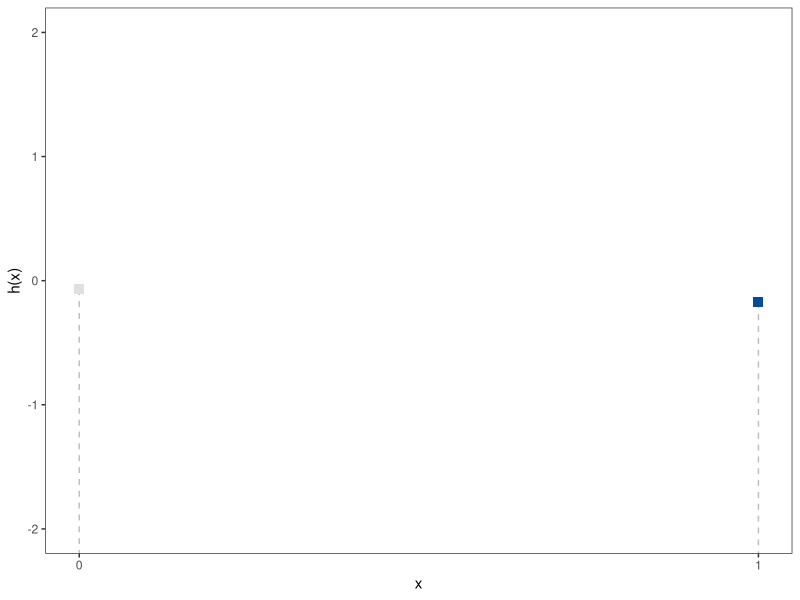
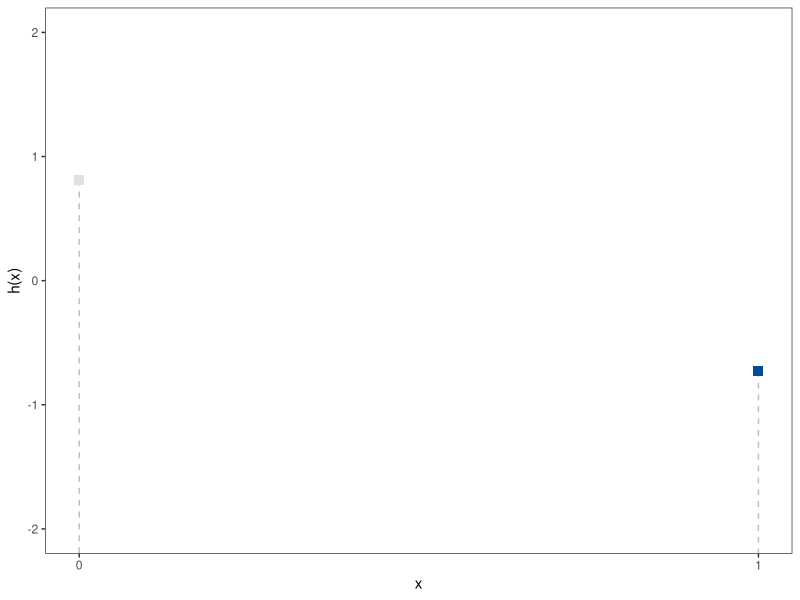
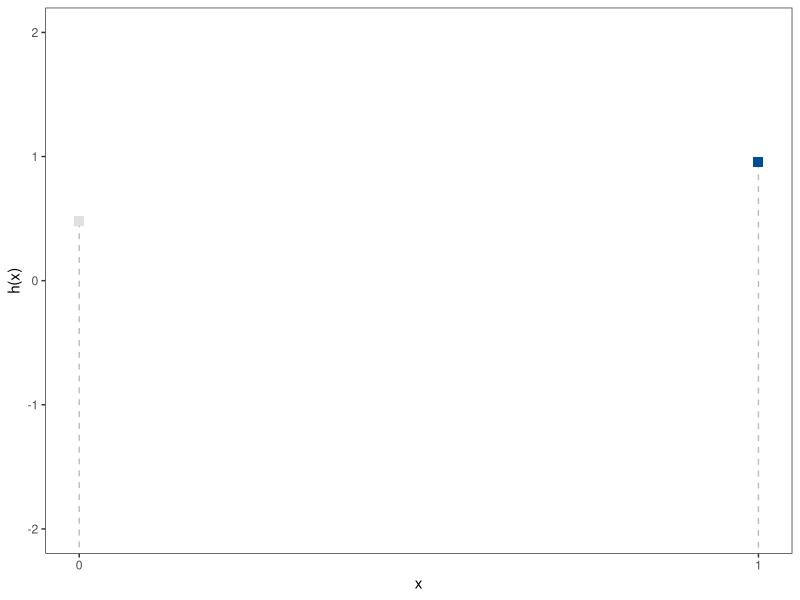
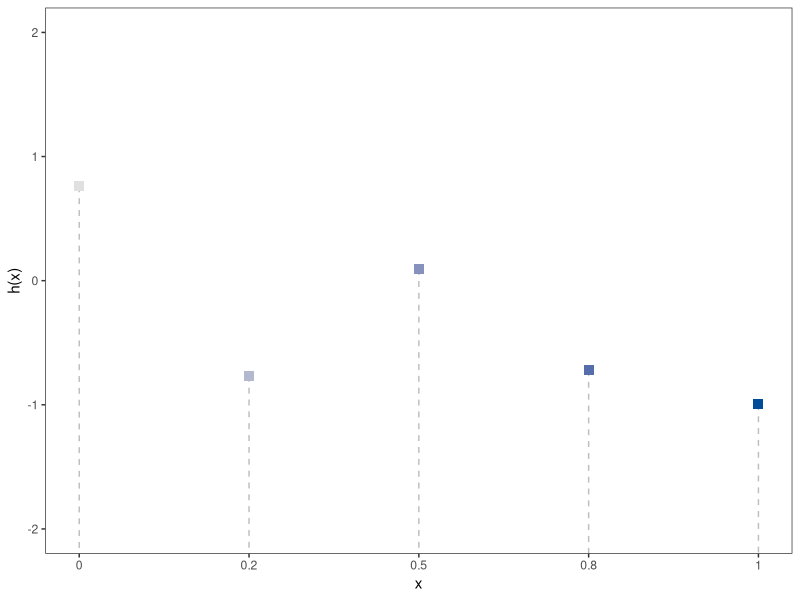
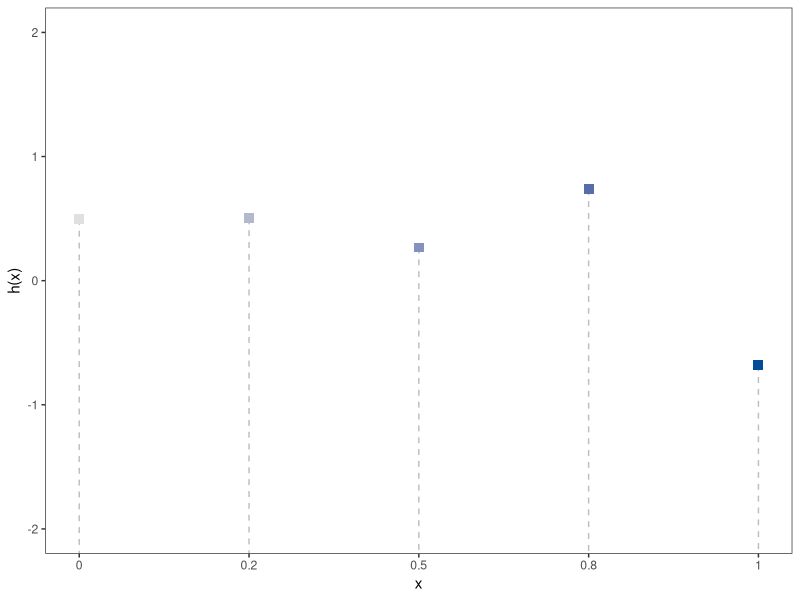
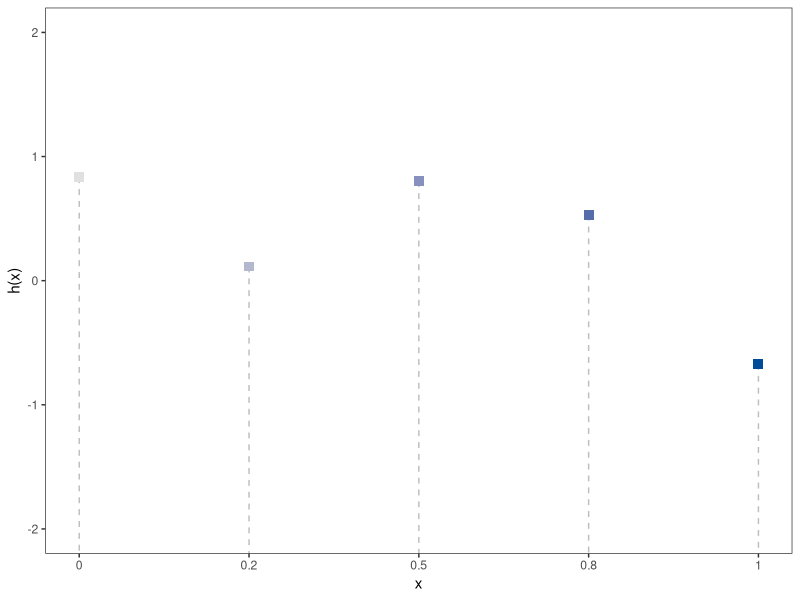
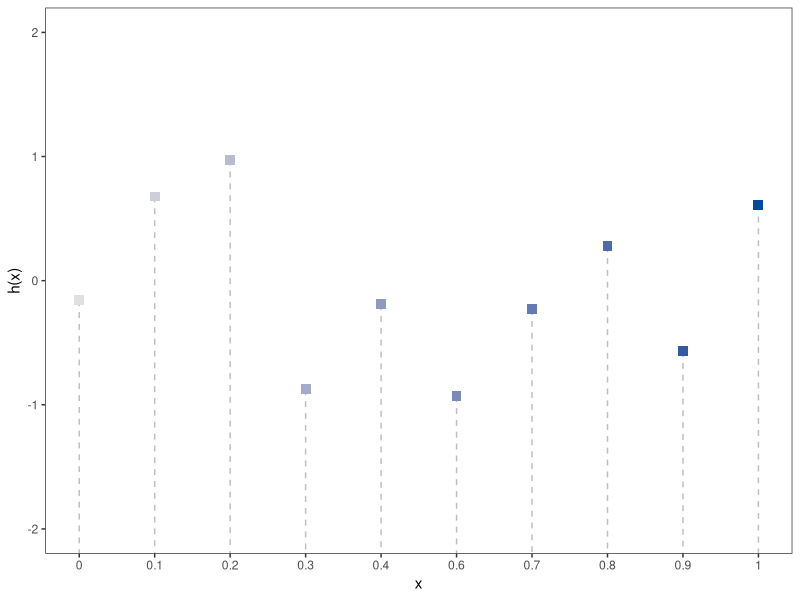
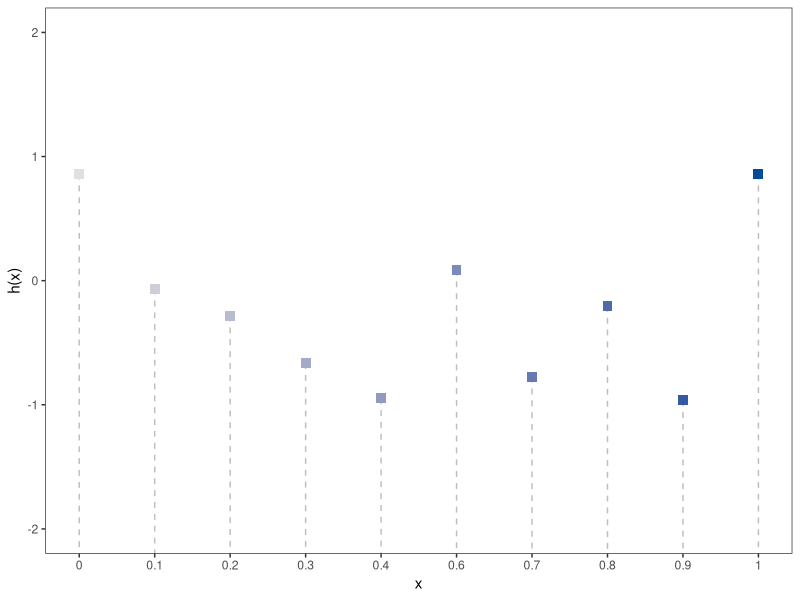

Generate these figures, in order, with R: (Note: this script raises an error after producing the figures.)
# Distributions over discrete functions

library(ggplot2)
library(gridExtra)
library(mvtnorm)
library(matrixcalc)
library(reshape2)


plotDiscreteFunction = function(x, y, xlim, ylim) {
	
	df = data.frame(x = x, y = y)

	p1 = ggplot() + xlim(xlim) + theme_bw() 
	if (nrow(df) >= 20) {
		# p1 = p1 + geom_line(data = df, aes(x = x, y = y, xend = x, yend = -Inf), colour = "grey", alpha = 0.5) 
		p1 = p1 + geom_point(data = df, aes(x = x, y = y, color = x), size = 1, shape = 15) 
  	} else {
  		p1 = p1 + geom_segment(data = df, aes(x = x, y = y, xend = x, yend = -Inf), color = "grey", lty = 2)
		p1 = p1 + geom_point(data = df, aes(x = x, y = y, color = x), size = 3, shape = 15) 	                                                      
  	}
	p1 = p1 + scale_x_continuous(breaks = x, labels = round(x, 1))
	p1 = p1 + scale_color_gradientn(colours = c(low = "#E0E0E0", high = "#004C99"))
	p1 = p1 + ylab("h(x)") + ylim(ylim)
	p1 = p1 + theme(
	  plot.background = element_blank(),
	  panel.grid.major = element_blank(),
	  panel.grid.minor = element_blank(),
	  legend.position = "none"
	  )

	return(p1)
}

plotBivariateDensity = function(xlim, ylim, mu, sigma) {

	grid = expand.grid(y1 = seq(xlim[1], xlim[2], length.out = 100), y2 = seq(ylim[1], ylim[2], length.out = 100))

	probs = cbind(grid, density = mvtnorm::dmvnorm(grid, mean = mu, sigma = sigma))

	p2 = ggplot() + xlab(expression(y[1])) + ylab(expression(y[2]))
	p2 = p2 + geom_raster(data = probs, aes(x = y1, y = y2, fill = density)) 
	p2 = p2 + geom_contour(data = probs, aes(x = y1, y = y2, z = density), colour = "white", bins = 5) 
	p2 = p2 + coord_fixed(xlim = xlim, ylim = ylim) + guides(fill = FALSE) 

	return(p2)
}


createMat = function(n, scaleFactor) {
  m = matrix(data = 1, nrow = n, ncol = n)
  if (scaleFactor< 0 | scaleFactor > 1) stop("Scaling factor must be between 0 and 1")
  
  for (row in 1:(n-1)) {
    for (col in 1:(n-1)) {
      if (row <= col) m[row, col+1] = round(m[row, col]*0.9, digits = 2)
      if (row >= col) m[row+1, col] = round(m[row, col]*0.9, digits = 2)
    }
  }
  return(m)
}


squared.exp = function(x1, x2, l = 0.1) {
  
  D = as.matrix(dist(c(x1, x2), method = "euclidean"))
  
  K = exp(-1 / 2 * D^2 / l^2)
  
  return(K)
}




# --- Initial Examples 

set.seed(1111)

for (ninputs in c(2, 5, 10)) {

	x = seq(0, 1, length.out = ninputs)

	for (i in 1:3) {
		
		y = runif(ninputs, -1, 1)

		p = plotDiscreteFunction(x, y, xlim = c(0, 1), ylim = c(- 2, 2))

		ggsave(filename = paste0("figure_man/discrete/example_", ninputs, "_", i, ".pdf"), plot = p, height = 2.5, width = 4)
	}
}



# --- Examples Created from an "arbitrary" matrix (not a kernel)

sigma = lapply(ninputs, function(n) {
	mat = createMat(n, scaleFactor = 0.8)
	diag(mat) = 1
	mat
	}
)

sigma[[1]] = matrix(c(1, 0.5, 0.5, 1), nrow = 2)

names(sigma) = ninputs


# Drawing functions from a normal distribution 
ninputs = c(2, 5, 10, 50, 100, 200)

# print(sigma)
for (input in ninputs) {

	x = seq(0, 1, length.out = input)

	muc = rep(0, input)
	sigmac = sigma[[as.character(input)]]

	for (i in 1:3) {

		# Draw a sample 
		y = as.vector(rmvnorm(1, mu = muc, Sigma = sigmac))
				
		p1 = plotDiscreteFunction(x, y, xlim = c(0, 1), ylim = c(- 2, 3))
		p1 = p1 + ggtitle(paste0("Sample Function ", i, ", n = ", input))

		if (input == 2) {
			p2 = plotBivariateDensity(mu = muc, sigma = sigmac, xlim = c(-2, 3), ylim = c(-2, 3))
			p2 = p2 + geom_point(data = data.frame(), aes(x = y[1], y = y[2]), color = "orange", size = 3)
			p2 = p2 + theme_bw() + ggtitle("Density of a 2-D Gaussian") + ylab(expression(h[2])) + xlab(expression(h[1])) 
		} 

		if (input > 2) {
			melted_comat = reshape2::melt(sigmac)
			p2 = ggplot(data = melted_comat, aes(x=Var1, y=Var2, fill=value)) + 
			      geom_tile() + theme_bw() + ggtitle("Covariance Matrix") +
			      scale_fill_gradientn(colours = c(low = "white", high = "black")) +
			      scale_x_discrete(labels = 1:input, limits = 1:input) +
			      scale_x_reverse() +
			      scale_y_discrete(labels = 1:input, limits = 1:input) +
			  theme(axis.line=element_blank(),
			        axis.ticks=element_blank(),
			        axis.title.x=element_blank(),
			        axis.title.y=element_blank(),
			        panel.border=element_blank(),
			        axis.text.x=element_blank(),
			        axis.text.y = element_blank(),
			        panel.grid.major=element_blank())
		}

		ggsave(paste0("figure_man/discrete/example_norm_", input, "_", i, "-a.pdf"), p1, width = 3, height = 3)
		ggsave(paste0("figure_man/discrete/example_norm_", input, "_", i, "-b.pdf"), p2, width = 3, height = 3)

	}
}
 

# --- Two extreme Cases 

set.seed(123)

input = 50

muc = rep(0, input)
sigmac = matrix(0.999, input, input) + 0.01 * diag(input)

x = seq(0, 1, length.out = input)
y = as.vector(rmvnorm(1, mu = muc, Sigma = sigmac))
		
p1 = plotDiscreteFunction(x, y, xlim = c(0, 4), ylim = c(- 2, 2))+ theme(axis.text.x=element_blank())
p1 = p1 + ggtitle(paste0("Sample Function for a)", ", n = ", input)) + ylim(c(-2, 2))

ggsave(paste0("figure_man/discrete/example_extreme_", input, "-1.pdf"), p1, width = 3.5, height = 3)

sigmac = diag(input)
y = as.vector(rmvnorm(1, mu = muc, Sigma = sigmac))

p1 = plotDiscreteFunction(x, y, xlim = c(0, 4), ylim = c(- 2, 2)) + theme(axis.text.x=element_blank())
p1 = p1 + ggtitle(paste0("Sample Function for b)", ", n = ", input)) + ylim(c(-2, 2))

ggsave(paste0("figure_man/discrete/example_extreme_", input, "-2.pdf"), p1, width = 3.5, height = 3)

p1 = p1 + ggtitle(paste0("Sample Function for b) K = I", ", n = ", input)) + ylim(c(-2, 2))

ggsave(paste0("figure_man/discrete/example_extreme_", input, "-4.pdf"), p1, width = 3.5, height = 3)


sigmac = squared.exp(x, x, l = 0.1)[1:input, 1:input]
y = as.vector(rmvnorm(1, mu = muc, Sigma = sigmac))

p1 = plotDiscreteFunction(x, y, xlim = c(0, 4), ylim = c(- 2, 2)) + theme(axis.text.x=element_blank())
p1 = p1 + ggtitle(paste0("Sample Function for c)", ", n = ", input)) + ylim(c(-2, 2))

ggsave(paste0("figure_man/discrete/example_extreme_", input, "-3.pdf"), p1, width = 3.5, height = 3)



# --- Drawing Functions From a True Kernel Matrix

# Drawing functions from a normal distribution 
ninputs = c(10, 50, 200)

plist = list()

# print(sigma)
plist = lapply(ninputs, function(input) {

	x = seq(0, 1, length.out = input)

	muc = rep(0, input)
	sigmac = squared.exp(x, x, l = 0.1)[1:input, 1:input]

	# Draw a sample 
	y = as.vector(MASS::mvrnorm(1, mu = muc, Sigma = sigmac))
			
	p = plotDiscreteFunction(x, y, xlim = c(0, 4), ylim = c(- 2, 2))
	p = p + ggtitle(paste0("n = ", input)) + theme(axis.text.x = element_blank())
	p
})

ggsave(paste0("figure_man/discrete/example_limit.pdf"), do.call(grid.arrange, c(plist, nrow = 1)), width = 8, height = 3)



ninputs = c(5, 10, 50)

# print(sigma)
for (input in ninputs) {

		x = runif(input, 0, 1)

		muc = rep(0, input)
		sigmac = squared.exp(x, x, l = 0.1)[1:input, 1:input]

		# Draw a sample 
		y = as.vector(MASS::mvrnorm(1, mu = muc, Sigma = sigmac))
				
		p1 = plotDiscreteFunction(x, y, xlim = c(0, 4), ylim = c(- 2, 2))
		p1 = p1 + ggtitle(paste0("Sample Function, n = ", input))  + theme(axis.text.x = element_blank())

		ggsave(paste0("figure_man/discrete/example_marginalization_", input, ".pdf"), p1, width = 3, height = 3)
}




# mu = c(2, 1) # mean vector
# sigma = matrix(c(1, 0.5, 0.5, 1), ncol = 2) # covariance matrix 

# grid = expand.grid(y1 = seq(-1, 4, length.out = 100), y2 = seq(-1, 4, length.out = 100))

# probs = cbind(grid, density = mvtnorm::dmvnorm(grid, mean = mu, sigma = sigma))

# p2 = ggplot() + xlab(expression(y[1])) + ylab(expression(y[2]))
# p2 = p2 + geom_raster(data = probs, aes(x = y1, y = y2, fill = density)) 
# p2 = p2 + geom_contour(data = probs, aes(x = y1, y = y2, z = density), colour = "white", bins = 5) 
# p2 = p2 + coord_fixed(xlim = c(- 0.5, 3.5), ylim = c(- 0.5, 3.5)) + guides(fill = FALSE) 

# ggsave(filename = "figure_man/bivariate_density.png", plot = p2, height = 3, width = 6)



# df1 = data.frame(x = x, y = t(y), label = "Sample 1")
# p1 = ggplot() + ylim(c(0, 3)) + xlim(c(0, 3)) + theme_bw() + geom_vline(data = df, aes(xintercept = x), color = "grey", lty = 2)
# p1 = p1 + geom_point(data = df1, aes(x = x, y = y, color = label), size = 3)
# p1 = p1 + guides(color = FALSE)

# g = grid.arrange(p1, p2, ncol = 2)

# ggsave(filename = "figure_man/discrete_sample1.png", plot = grid.arrange(p1, p2, ncol = 2), height = 3, width = 6)

# # Drawing another sample
# y = rmvnorm(1, mean = mu, sigma = sigma)
# df2 = rbind(df2, data.frame(x = y[1], y = y[2], label = "Sample 2"))

# p2 = ggplot() + xlab(expression(y[1])) + ylab(expression(y[2]))
# p2 = p2 + geom_raster(data = probs, aes(x = y1, y = y2, fill = density)) 
# p2 = p2 + geom_contour(data = probs, aes(x = y1, y = y2, z = density), colour = "white", bins = 5) 
# p2 = p2 + coord_fixed(xlim = c(- 0.5, 3.5), ylim = c(- 0.5, 3.5)) + guides(fill = FALSE) 
# p2 = p2 + geom_point(data = df2, aes(x = x, y = y, color = label), size = 3) 
# p2 = p2 + geom_text(data = df2, aes(x = x, y = y + 0.3, color = label, label = label), size = 4)
# p2 = p2 + geom_segment(data = df2, aes(x = x, xend = x, y = y, yend = -1, color = label), lty = 2)
# p2 = p2 + geom_segment(data = df2, aes(x = -1, xend = x, y = y, yend = y, color = label), lty = 2) 
# p2 = p2 + guides(color = FALSE)

# df1 = rbind(df1, data.frame(x = x, y = t(y), label = "Sample 2"))
# p1 = ggplot() + ylim(c(0, 3)) + xlim(c(0, 3)) + theme_bw() + geom_vline(data = df, aes(xintercept = x), color = "grey", lty = 2)
# p1 = p1 + geom_point(data = df1, aes(x = x, y = y, color = label), size = 3)
# p1 = p1 + guides(color = FALSE)

# g = grid.arrange(p1, p2, ncol = 2)

# ggsave(filename = "figure_man/discrete_sample2.png", plot = g, height = 3, width = 6)
